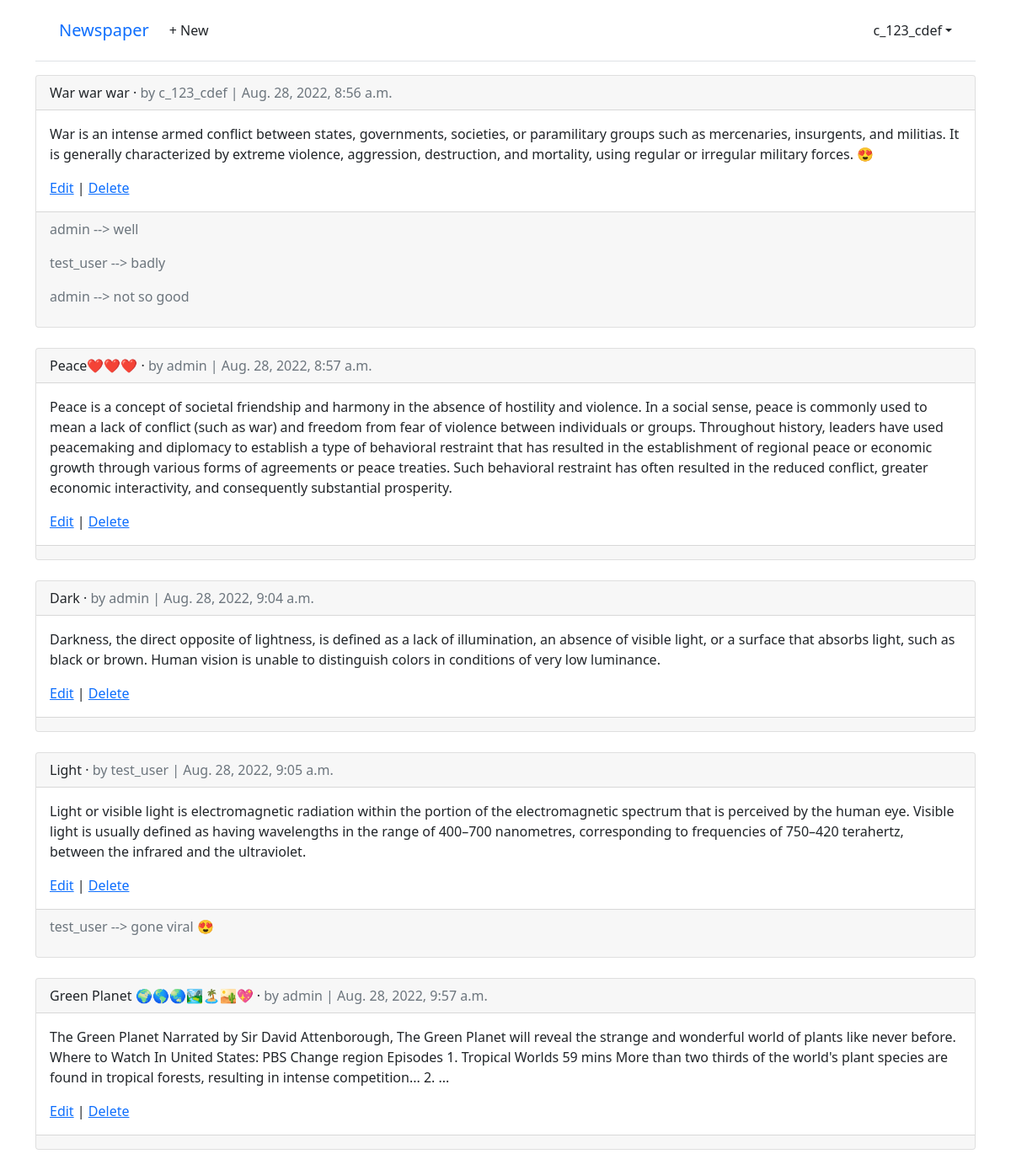
The page /articles/ (signed in) on the database its author committed.
### accounts/models.py (models this page shows)
class CustomUser(AbstractUser):
    age = models.PositiveIntegerField(null=True, blank=True)

### articles/models.py (models this page shows, shortened)
class Article(models.Model):
    title = models.CharField(max_length=255)
    body = models.TextField()
    date = models.DateTimeField(auto_now_add=True)
    author = models.ForeignKey(settings.AUTH_USER_MODEL, on_delete=models.CASCADE,)

class Comment(models.Model):
    article = models.ForeignKey(Article, on_delete=models.CASCADE)
    comment = models.CharField(max_length=140)
    author = models.ForeignKey(settings.AUTH_USER_MODEL, on_delete=models.CASCADE)
    def __str__(self):
        return self.comment

### articles/views.py (the view)
# urls.py: path('', ArticleListView.as_view(), name='article_list'),
class ArticleListView(LoginRequiredMixin, ListView):
    model = Article
    template_name = 'article_list.html'

### templates/article_list.html (shortened to what this page needs)
{% extends 'base.html' %}
{% block content %}
    {% for article in article_list %}
        <div class="card">
            <div class="card-header">
                <span class="font-weight-bold">{{ article.title }}</span> &middot;
                <span class="text-muted">by {{ article.author }} | {{ article.date }}</span>
            </div>
            <div class="card-body">
                <p>{{ article.body }}</p>
                <a href="{% url 'article_edit' article.pk %}">Edit</a> |
                <a href="{% url 'article_delete' article.pk %}">Delete</a>
            </div>
            <div class="card-footer text-left text-muted">
                {% for comment in article.comment_set.all %}
                    <p>
                        <span class="font-weight-bold">
                            {{ comment.author }} -->
                        </span>
                            {{ comment }}
                    </p>
                {% endfor %}
            </div>
        </div>
        <br />
    {% endfor %}
{% endblock content %}

### templates/base.html (shortened to what this page needs)
<!DOCTYPE html>
<html>
<head>
    <link href="https://cdn.jsdelivr.net/npm/bootstrap@5.1.1/dist/css/bootstrap.min.css" rel="stylesheet">
</head>
<body>
    <div class="container">
        <header class="p-3 mb-3 border-bottom">
            <div class="container">
                <div class="d-flex flex-wrap align-items-center justify-content-center justify-content-lg-start">
                    <a class="navbar-brand" href="{% url 'home' %}">Newspaper</a>
                    <ul class="nav col-12 col-lg-auto me-lg-auto mb-2 justify-content-center mb-md-0">
                    {% if user.is_authenticated %}
                        <li><a href="{% url 'article_new' %}" class="nav-link px-2 link-dark">+ New</a></li>
                    </ul>
                    <div class="dropdown text-end">
                        <a href="#" class="d-block link-dark text-decoration-none dropdown-toggle" id="dropdownUser1" data-bs-toggle="dropdown" aria-expanded="false">{{ user.username }}</a>
                    </div>
                    {% else %}
                    </ul>
                    <div class="text-end">
                        <a href="{% url 'login' %}" class="btn btn-outline-primary me-2">Log In</a>
                        <a href="{% url 'signup' %}" class="btn btn-primary">Sign Up</a>
                    </div>
                    {% endif %}
                </div>
            </div>
        </header>
        <main>
            {% block content %}
            {% endblock content %}
        </main>
    </div>
</body>
</html>

### rows shown on the page
CustomUser: username "c_123_cdef"
Article: title "War war war", author "c_123_cdef", date "Aug. 28, 2022, 8:56 a.m.", body "War is an intense armed conflict between states, governments, societies, or paramilitary groups such as mercenaries, insurgents, and militias. It is generally characterized by extreme violence, aggression, destruction, and mortality, using regular or irregular military forces. 😍"
Comment: author "admin", comment "well"
Comment: author "test_user", comment "badly"
Comment: author "admin", comment "not so good"
Article: title "Peace❤️❤️❤️", author "admin", date "Aug. 28, 2022, 8:57 a.m.", body "Peace is a concept of societal friendship and harmony in the absence of hostility and violence. In a social sense, peace is commonly used to mean a lack of conflict (such as war) and freedom from fear of violence between individuals or groups. Throughout history, leaders have used peacemaking and diplomacy to establish a type of behavioral restraint that has resulted in the establishment of regional peace or economic growth through various forms of agreements or peace treaties. Such behavioral restraint has often resulted in the reduced conflict, greater economic interactivity, and consequently substantial prosperity."
Article: title "Dark", author "admin", date "Aug. 28, 2022, 9:04 a.m.", body "Darkness, the direct opposite of lightness, is defined as a lack of illumination, an absence of visible light, or a surface that absorbs light, such as black or brown. Human vision is unable to distinguish colors in conditions of very low luminance."
Article: title "Light", author "test_user", date "Aug. 28, 2022, 9:05 a.m.", body "Light or visible light is electromagnetic radiation within the portion of the electromagnetic spectrum that is perceived by the human eye. Visible light is usually defined as having wavelengths in the range of 400–700 nanometres, corresponding to frequencies of 750–420 terahertz, between the infrared and the ultraviolet."
Comment: author "test_user", comment "gone viral 😍"
Article: title "Green Planet 🌍🌎🌏🏞️🏝️🏜️💖", author "admin", date "Aug. 28, 2022, 9:57 a.m.", body "The Green Planet Narrated by Sir David Attenborough, The Green Planet will reveal the strange and wonderful world of plants like never before. Where to Watch In United States: PBS Change region Episodes 1. Tropical Worlds 59 mins More than two thirds of the world's plant species are found in tropical forests, resulting in intense competition... 2. ..."
